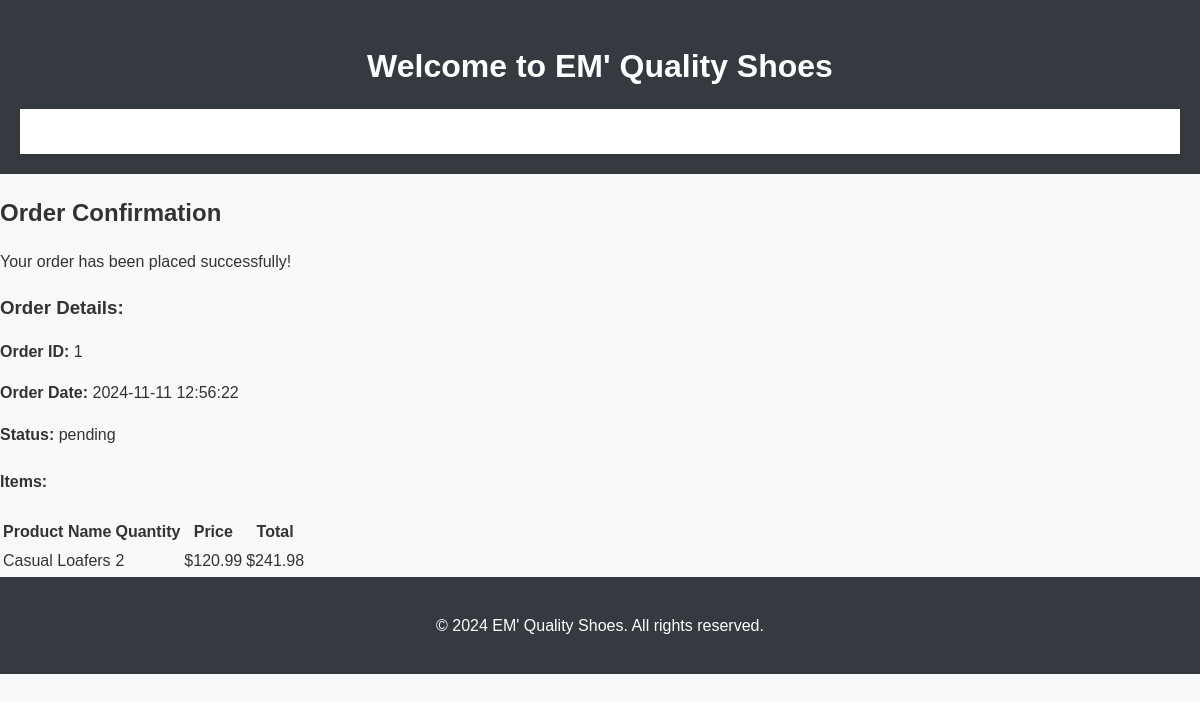
The page /EmShoe/order.php (signed in) on the database its author committed.
### tables this page shows
CREATE TABLE Order_Items (
    id INT UNSIGNED AUTO_INCREMENT PRIMARY KEY,
    order_id INT UNSIGNED NOT NULL,
    product_id INT UNSIGNED NOT NULL,
    quantity INT UNSIGNED NOT NULL,
    price DECIMAL(10, 2) NOT NULL
);

CREATE TABLE Orders (
    id INT UNSIGNED AUTO_INCREMENT PRIMARY KEY,
    user_id INT UNSIGNED NOT NULL,
    created_at TIMESTAMP DEFAULT CURRENT_TIMESTAMP,
    updated_at TIMESTAMP DEFAULT CURRENT_TIMESTAMP ON UPDATE CURRENT_TIMESTAMP
);

CREATE TABLE Products (
    product_id INT UNSIGNED AUTO_INCREMENT PRIMARY KEY,   
    name VARCHAR(255) NOT NULL,                            
    description TEXT NOT NULL,                             
    price DECIMAL(10, 2) NOT NULL,                         
    image VARCHAR(255) NOT NULL,                           
    category_id INT UNSIGNED,                              
    category_type VARCHAR(255) NOT NULL,                   
    gender VARCHAR(50) NOT NULL,                           
    age_group VARCHAR(50) NOT NULL,                        
    size VARCHAR(50) NOT NULL,                             
    color VARCHAR(50) NOT NULL,                            
    rating DECIMAL(3, 2) NOT NULL,                         
    FOREIGN KEY (category_id) REFERENCES Categories(id)   
);

### EmShoe/order.php (the view, shortened to what this page needs)
<?php
try {
    if (!isset($pdo)) {
        $pdo = new PDO("mysql:host=localhost;dbname=shoeshop", "root", "");
        $pdo->setAttribute(PDO::ATTR_ERRMODE, PDO::ERRMODE_EXCEPTION);
    }
    $user_id = $_SESSION['user_id'];
    $sql = "SELECT o.id, o.created_at, o.status, oi.product_id, oi.quantity, oi.price, p.name
            FROM orders o
            JOIN order_items oi ON o.id = oi.order_id
            JOIN products p ON oi.product_id = p.product_id
            WHERE o.user_id = :user_id
            ORDER BY o.created_at DESC LIMIT 1";
    $stmt = $pdo->prepare($sql);
    $stmt->execute(['user_id' => $user_id]);
    $orderDetails = $stmt->fetchAll(PDO::FETCH_ASSOC);
} catch (PDOException $e) {
    echo "Error: " . $e->getMessage();
    exit();
}
?>
<!DOCTYPE html>
<html lang="en">
<head>
    <link rel="stylesheet" href="layout/css/style.css">
</head>
<body>
    <header>
        <h1>Welcome to EM' Quality Shoes</h1>
        <nav>
            <ul>
                <li><a href="index.php">Home</a></li>
                <li><a href="products.php">Products</a></li>
                <li><a href="contact.php">Contact Us</a></li>
            </ul>
        </nav>
    </header>
    <div class="order-details">
        <h2>Order Confirmation</h2>
        <?php if ($orderDetails): ?>
            <p>Your order has been placed successfully!</p>
            <h3>Order Details:</h3>
            <p><strong>Order ID:</strong> <?php echo htmlspecialchars($orderDetails[0]['id']); ?></p>
            <p><strong>Order Date:</strong> <?php echo htmlspecialchars($orderDetails[0]['created_at']); ?></p>
            <p><strong>Status:</strong> <?php echo htmlspecialchars($orderDetails[0]['status']); ?></p>
            <h4>Items:</h4>
            <table>
                <tr>
                    <th>Product Name</th>
                    <th>Quantity</th>
                    <th>Price</th>
                    <th>Total</th>
                </tr>
                <?php foreach ($orderDetails as $item): ?>
                    <tr>
                        <td><?php echo htmlspecialchars($item['name']); ?></td>
                        <td><?php echo htmlspecialchars($item['quantity']); ?></td>
                        <td>$<?php echo number_format($item['price'], 2); ?></td>
                        <td>$<?php echo number_format($item['quantity'] * $item['price'], 2); ?></td>
                    </tr>
                <?php endforeach; ?>
            </table>
        <?php else: ?>
            <p>No order found.</p>
        <?php endif; ?>
    </div>
    <footer>
        <p>&copy; 2024 EM' Quality Shoes. All rights reserved.</p>
    </footer>
</body>
</html>

### EmShoe/css/style.css (style rules this page uses)
body { font-family: 'Open Sans', sans-serif; background-color: #f5f5f5; color: #333; margin: 0; padding: 0; line-height: 1.6; }
h1, h2, h3 { font-weight: 700; margin-bottom: 1rem; }
nav { background-color: #fff; padding: 10px 0; box-shadow: 0 2px 5px rgba(0, 0, 0, 0.1); }
nav ul { list-style: none; margin: 0; padding: 0; text-align: center; }
nav li { display: inline-block; margin: 0 10px; }
nav a { color: #333; text-decoration: none; font-weight: bold; transition: color 0.3s ease; }
footer { background-color: #333; color: #fff; padding: 20px 0; text-align: center; }
body { font-family: Arial, sans-serif; margin: 0; padding: 0; background-color: #f8f9fa; }
header, footer { background-color: #343a40; color: #ffffff; padding: 20px; text-align: center; }
nav ul { list-style: none; padding: 0; }
nav ul li { display: inline; margin: 0 10px; }
nav ul li a { color: #ffffff; text-decoration: none; }

### rows shown on the page
order_items: order "1", order.created_at "2024-11-11 12:56:22", order.status "pending", product.name "Casual Loafers", quantity "2", price "120.99", $item['quantity'] * $item['price'] "241.98"
